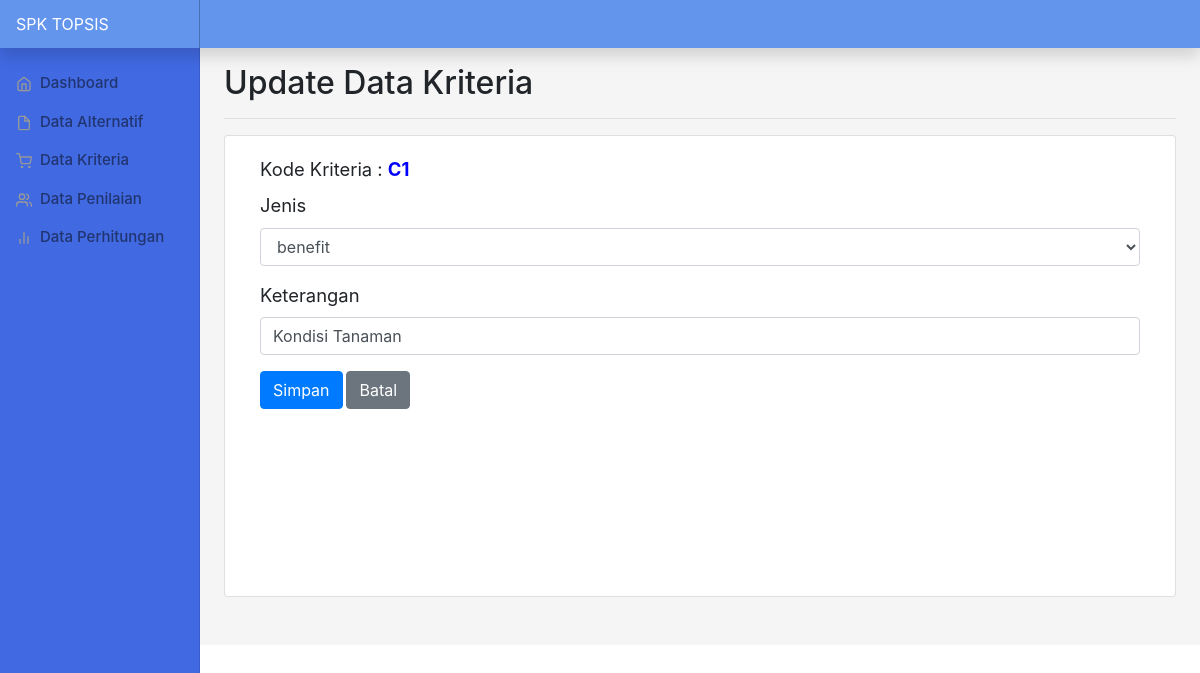
/kriteria/UpdateForm/C1, run on the app's committed database.
### tables this page shows
CREATE TABLE `tbl_kriteria` (
  `kode_kriteria` char(6) NOT NULL,
  `id_jenis` int(11) NOT NULL,
  `keterangan` varchar(30) DEFAULT NULL,
  `catatan` text DEFAULT NULL
);

CREATE TABLE `tbl_jenis` (
  `id_jenis` int(11) NOT NULL,
  `nama_jenis` varchar(7) DEFAULT NULL
);

### application/controllers/Kriteria.php (called while the page is built, shortened)
<?php
class Kriteria extends CI_Controller {
	public function __construct(){
		$this->load->helper('url','form');
	    $this->load->library(array('form_validation','session'));
		$this->load->model('M_kriteria');
	}
	public function UpdateForm($kode_kriteria){
		$kode = ['kode_kriteria' => $kode_kriteria];
		$data['kriteria'] = $this->M_kriteria->cek_tabel('tbl_kriteria',$kode);
		$data['jenis'] = $this->M_kriteria->getAll_data('tbl_jenis','id_jenis');
		$data['judul'] = 'Update Data Kriteria';
		$this->load->view('templates/header',$data);
		$this->load->view('update-form-kriteria',$data);
		$this->load->view('templates/footer');
	}
}

### index.php (called while the page is built, shortened)
<?php
require_once BASEPATH.'core/CodeIgniter.php';

### application/models/M_kriteria.php (called while the page is built, shortened)
<?php
class M_kriteria extends CI_Model {
	public function getAll_data($tabel,$data){
		return $this->db->order_by("length($data),$data",'ASC')->get($tabel)->result_array();
	}
	public function cek_tabel($table,$where){
		return $this->db->get_where($table,$where)->result_array();
	}
}

### application/views/update-form-kriteria.php (the view, shortened to what this page needs)
<div class="card mb-5">
  <div class="card-body">
    <div class="container" style="min-height: 420px">
    		<form action="<?php echo base_url()."update-kriteria";?>" method="POST">
                <?php foreach($kriteria as $data):?>
                    <div>
                        <label>Kode Kriteria : <span style="color: blue;font-weight: bold;"><?=$data['kode_kriteria']?></span> </label>
                    </div>
                <div class="form-group">
                    <label for="id_jenis">Jenis</label>
                    <select name="id_jenis" class="form-control" id="id_jenis">
                        <?php foreach ($jenis as $item): ?>
                            <option value="<?=$item['id_jenis']?>"<?php if ($item['id_jenis'] == $data['id_jenis']):?>selected<?php endif;?> ><?=$item['nama_jenis']?></option>
                        <?php endforeach ?>
                    </select>
                </div>
    			<div class="form-group">
    				<label for="keterangan">Keterangan</label>
                    <input type="text" class="form-control" name="keterangan" id="keterangan" value="<?=$data['keterangan']?>">
    			</div>
    			<button type="submit" class="btn btn-primary">Simpan</button>
    			<button type="reset" class="btn btn-secondary">Batal</button>
            <?php endforeach;?>
    		</form>
    </div>
  </div>
</div>

### assets/css/dashboard.css (style rules this page uses)
body { font-size: .875rem; }

### application/views/templates/header.php (style rules this page uses)
label { font-size: 1.150rem; }

### data on the page
tbl_kriteria: kode_kriteria "C1", id_jenis "benefit", keterangan "Kondisi Tanaman"

### other printed values
$judul "Update Data Kriteria"
